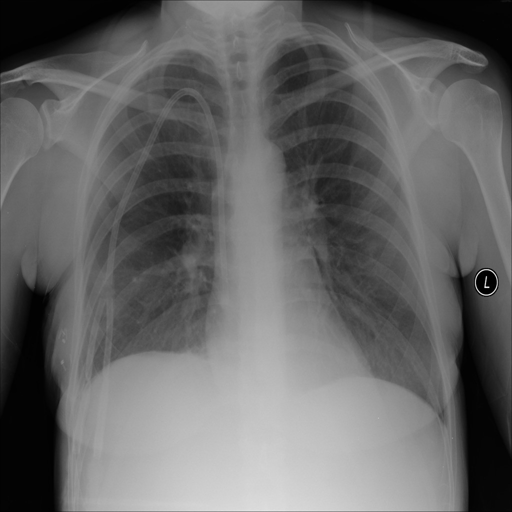
#> input picture test_data/Normal-1.png, 512 x 512 px
$ python -i tb_detect.py   (imports and definitions only)   (older library calls are emulated)
#> lines starting #> are read from the running program, lines starting #| are printed output that depends on the picture; after the words box and inside, x2 and y2 are one past the last pixel; in counts of white or black regions, pixels touching at a corner belong together
# script/tb_detect.py
import os
import cv2
import numpy as np
import joblib
import pandas as pd
from scipy.stats import skew
from skimage import filters, morphology, measure
from skimage.feature import graycomatrix, graycoprops, local_binary_pattern
from scipy.special import expit as sigmoid

# Global config
BASE_DIR = os.path.dirname(os.path.abspath(__file__))

MODEL_PATH = os.path.join(BASE_DIR, "models", "lr_model.pkl")
MASK_OUTPUT_DIR = os.path.join(BASE_DIR, "masks")
ENHANCED_IMAGE_DIR = os.path.join(BASE_DIR, "images")
TMP_MASK_DIR = os.path.join(BASE_DIR, "temp_mask")

# [1 line not run here, left out]


# -------------------------
# LUNG AREA SEGMENTATION
# -------------------------
def segment_lung(image_path, output_prefix):
    img = cv2.imread(image_path)
    gray = cv2.cvtColor(img, cv2.COLOR_BGR2GRAY)

    # Step 1 - Otsu
    thresh_val = filters.threshold_otsu(gray)
    binary = gray > thresh_val
    binary = np.invert(binary)

    # Step 2 - cleaning
    cleaned = morphology.closing(binary, morphology.disk(5))
    cleaned = morphology.opening(cleaned, morphology.disk(3))
    cleaned = morphology.remove_small_objects(cleaned, min_size=500)
    cleaned = morphology.remove_small_holes(cleaned, area_threshold=500)

    # Step 3 - biggest two lung regions
    labels = measure.label(cleaned)
    regions = measure.regionprops(labels)
    regions = sorted(regions, key=lambda r: r.area, reverse=True)[:2]

    lung_mask = np.zeros_like(binary)
    for r in regions:
        lung_mask[labels == r.label] = 1

    # Step 4 - split masks
    total_mask = lung_mask.astype(np.uint8)

    h, w = total_mask.shape
    mid_x = w // 2

    right_mask = np.zeros_like(total_mask); right_mask[:, :mid_x] = total_mask[:, :mid_x]
    left_mask  = np.zeros_like(total_mask); left_mask[:, mid_x:] = total_mask[:, mid_x:]

    ys, xs = np.where(total_mask == 1)
    if len(ys) == 0:
        center_y = h // 2
    else:
        center_y = (ys.max() + ys.min()) // 2

    upper_mask = np.zeros_like(total_mask); upper_mask[:center_y, :] = total_mask[:center_y, :]
    lower_mask = np.zeros_like(total_mask); lower_mask[center_y:, :] = total_mask[center_y:, :]

    # save
    cv2.imwrite(os.path.join(TMP_MASK_DIR, f"{output_prefix}_total.png"), total_mask * 255)
    cv2.imwrite(os.path.join(TMP_MASK_DIR, f"{output_prefix}_left.png"), left_mask * 255)
    cv2.imwrite(os.path.join(TMP_MASK_DIR, f"{output_prefix}_right.png"), right_mask * 255)
    cv2.imwrite(os.path.join(TMP_MASK_DIR, f"{output_prefix}_upper.png"), upper_mask * 255)
    cv2.imwrite(os.path.join(TMP_MASK_DIR, f"{output_prefix}_lower.png"), lower_mask * 255)

    return TMP_MASK_DIR


# -------------------------
# FEATURE EXTRACTION
# -------------------------
def extract_intensity_features(region):
    pixels = region[region > 0]
    if len(pixels) == 0:
        return {"mean": 0, "std": 0, "skew": 0, "p90": 0, "p10": 0}
    return {
        "mean": float(np.mean(pixels)),
        "std": float(np.std(pixels)),
        "skew": float(skew(pixels)),
        "p90": float(np.percentile(pixels, 90)),
        "p10": float(np.percentile(pixels, 10)),
    }


def extract_glcm_features(region):
    region_u8 = cv2.normalize(region, None, 0, 255, cv2.NORM_MINMAX).astype(np.uint8)
    glcm = graycomatrix(region_u8, [1], [0], 256, symmetric=True, normed=True)
    return {
        "glcm_contrast": float(graycoprops(glcm, "contrast")[0, 0]),
        "glcm_homogeneity": float(graycoprops(glcm, "homogeneity")[0, 0]),
        "glcm_energy": float(graycoprops(glcm, "energy")[0, 0]),
        "glcm_correlation": float(graycoprops(glcm, "correlation")[0, 0]),
    }


def extract_lbp_features(region):
    region_u8 = cv2.normalize(region, None, 0, 255, cv2.NORM_MINMAX).astype(np.uint8)
    lbp = local_binary_pattern(region_u8, P=8, R=1, method="uniform")
    hist, _ = np.histogram(lbp, bins=10, range=(0, 10), density=True)
    return {f"lbp_bin_{i}": float(hist[i]) for i in range(10)}


def apply_mask(img, mask):
    if mask is None:
        return np.zeros_like(img)
    return img * ((mask > 0).astype(np.uint8))


def extract_features_single_image(image_path, mask_dir, base_name):
    img = cv2.imread(image_path, cv2.IMREAD_GRAYSCALE)

    masks = {
        "upper": cv2.imread(os.path.join(mask_dir, base_name + "_upper.png"), 0),
        "lower": cv2.imread(os.path.join(mask_dir, base_name + "_lower.png"), 0),
        "left":  cv2.imread(os.path.join(mask_dir, base_name + "_left.png"), 0),
        "right": cv2.imread(os.path.join(mask_dir, base_name + "_right.png"), 0),
        "total": cv2.imread(os.path.join(mask_dir, base_name + "_total.png"), 0)
    }

    features = {}

    for zone, mask in masks.items():
        region = apply_mask(img, mask)
        intens = extract_intensity_features(region)
        glcm = extract_glcm_features(region)
        lbp = extract_lbp_features(region)

        features.update({f"{zone}_{k}": v for k, v in intens.items()})
        features.update({f"{zone}_{k}": v for k, v in glcm.items()})
        features.update({f"{zone}_{k}": v for k, v in lbp.items()})

    # asymmetry (intensity-based)
    features["asym_upper_lower"] = (
        features.get("upper_mean", 0.0) - features.get("lower_mean", 0.0)
    ) / (features.get("upper_mean", 0.0) + features.get("lower_mean", 0.0) + 1e-6)

    features["asym_left_right"] = (
        features.get("left_mean", 0.0) - features.get("right_mean", 0.0)
    ) / (features.get("left_mean", 0.0) + features.get("right_mean", 0.0) + 1e-6)

    return features


# -------------------------
# NEW: CLINICAL SCORING (robust per-image z-scores)
# -------------------------
def _zscores(values):
    """
    Compute z-scores across a small array of values.
    Returns list of z-scores clipped to [-3, 3].
    """
    arr = np.array(values, dtype=np.float32)
    mu = np.nanmean(arr)
    sigma = np.nanstd(arr) + 1e-6
    zs = (arr - mu) / sigma
    zs = np.clip(zs, -3.0, 3.0)
    return zs.tolist()


def compute_clinical_scores(features):
    """
    Returns four clinical subscores:
      - Upper_zone_opacity_score
      - Lower_zone_consolidation_score
      - Miliary_texture_score
      - Left_right_asymmetry_score
    Scoring strategy:
      - use per-image z-scores across zones so scores indicate relative abnormality
      - combine z-scores with domain weights, clip, then map to [0,1] with sigmoid
    """
    # safe getters
    u_mean = float(features.get("upper_mean", 0.0))
    l_mean = float(features.get("lower_mean", 0.0))
    left_mean = float(features.get("left_mean", 0.0))
    right_mean = float(features.get("right_mean", 0.0))

    u_tex = float(features.get("upper_glcm_contrast", 0.0))
    l_tex = float(features.get("lower_glcm_contrast", 0.0))
    left_tex = float(features.get("left_glcm_contrast", 0.0))
    right_tex = float(features.get("right_glcm_contrast", 0.0))
    total_tex = float(features.get("total_glcm_contrast", 0.0))

    u_std = float(features.get("upper_std", 0.0))
    l_std = float(features.get("lower_std", 0.0))
    left_std = float(features.get("left_std", 0.0))
    right_std = float(features.get("right_std", 0.0))
    total_std = float(features.get("total_std", 0.0))

    # LBP total mean (hist sums to 1, so mean is in [0,1])
    lbp_vals = [float(features.get(f"total_lbp_bin_{i}", 0.0)) for i in range(10)]
    lbp_mean = float(np.mean(lbp_vals))

    # 1) compute z-scores across means (upper, lower, left, right)
    mean_z = _zscores([u_mean, l_mean, left_mean, right_mean])
    u_mean_z, l_mean_z, left_mean_z, right_mean_z = mean_z

    # 2) compute z-scores across texture (upper, lower, left, right, total)
    tex_z = _zscores([u_tex, l_tex, left_tex, right_tex, total_tex])
    # find indices: we need u_tex_z, l_tex_z, total_tex_z
    u_tex_z, l_tex_z, left_tex_z, right_tex_z, total_tex_z = tex_z

    # 3) compute z-scores for stds
    std_z = _zscores([u_std, l_std, left_std, right_std, total_std])
    u_std_z, l_std_z, left_std_z, right_std_z, total_std_z = std_z

    # apical dominance = upper_mean_z - lower_mean_z
    apical_z = u_mean_z - l_mean_z

    # Build raw scores (weighted sums of z-scores)
    # Tuning multipliers chosen so typical differences produce raw in [-3, 3]
    raw_upper = 0.9 * u_mean_z + 0.7 * u_tex_z + 0.6 * apical_z
    raw_lower = 0.9 * l_mean_z + 0.7 * l_tex_z - 0.6 * apical_z
    raw_miliary = 0.9 * total_std_z + 0.8 * total_tex_z + 0.6 * (lbp_mean - 0.1)  # lbp_mean offset
    # asymmetry uses relative left-right intensity diff (z)
    asym_lr = (left_mean - right_mean) / ( (left_mean + right_mean) / 2.0 + 1e-6 )
    raw_asym = abs((left_mean_z - right_mean_z)) + 0.5 * abs(asym_lr)

    # clip raw scores to reasonable window before sigmoid
    raw_upper = float(np.clip(raw_upper, -3.0, 3.0))
    raw_lower = float(np.clip(raw_lower, -3.0, 3.0))
    raw_miliary = float(np.clip(raw_miliary, -3.0, 3.0))
    raw_asym = float(np.clip(raw_asym, -3.0, 3.0))

    # map raw -> 0..1 with sigmoid scaled to increase separation
    SCALE = 1.6
    score_upper = float(sigmoid(raw_upper * SCALE))
    score_lower = float(sigmoid(raw_lower * SCALE))
    score_miliary = float(sigmoid(raw_miliary * SCALE))
    score_asym = float(sigmoid(raw_asym * SCALE))

    return {
        "Upper_zone_opacity_score": score_upper,
        "Lower_zone_consolidation_score": score_lower,
        "Miliary_texture_score": score_miliary,
        "Left_right_asymmetry_score": score_asym
    }


# -------------------------
# EXPLANATION
# -------------------------
def generate_explanation(scores, prob_tb):
    """
    Produces a human-readable explanation based on dominant subscore,
    while respecting a strong 'normal' cutoff from the classifier probability.
    """
    u = scores.get("Upper_zone_opacity_score", 0.0)
    l = scores.get("Lower_zone_consolidation_score", 0.0)
    m = scores.get("Miliary_texture_score", 0.0)
    a = scores.get("Left_right_asymmetry_score", 0.0)

    # if classifier says normal strongly, prefer that message
    if prob_tb < 0.20:
        return "Model sangat yakin bahwa paru dalam kondisi normal tanpa indikasi tuberkulosis."

    # if none strong
    if max(u, l, m, a) < 0.55:
        return "Tidak terdapat pola radiologis dominan yang mengarah kuat ke tuberkulosis."

    # dominant explanation by highest subscore
    max_key = max(scores, key=scores.get)
    if max_key == "Upper_zone_opacity_score":
        return "Terdapat peningkatan opasitas dan tekstur kasar pada zona atas paru, konsisten dengan TB post-primary."
    if max_key == "Lower_zone_consolidation_score":
        return "Pola konsolidasi pada zona bawah paru dapat mengarah ke TB primer atau infeksi bakteri lainnya."
    if max_key == "Miliary_texture_score":
        return "Tekstur paru difus / granular terdeteksi — pola yang dapat sesuai dengan miliary tuberculosis."
    if max_key == "Left_right_asymmetry_score":
        return "Terdapat asimetri signifikan antara paru kiri dan kanan, mengarah ke infiltrat unilateral."

    return "Temuan radiologis tidak spesifik; pertimbangkan evaluasi klinis lanjutan."


# -------------------------
# PREDICTION FUNCTION
# -------------------------
def predict_tb(image_path):
    # 1. Segment lung → generate masks
    base_name = os.path.splitext(os.path.basename(image_path))[0]
    mask_dir = segment_lung(image_path, base_name)
#> in segment_lung, img is the input picture: shape (512, 512, 3); min 0, max 237, mean 102.4
#> in segment_lung, `thresh_val = filters.threshold_otsu(gray)`: thresh_val = 98
#> in segment_lung, `binary = gray > thresh_val`:
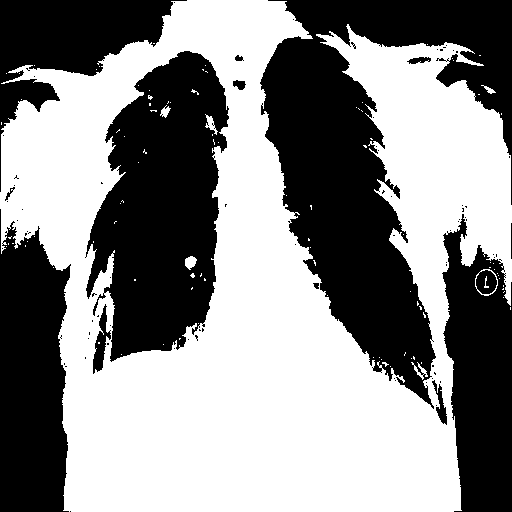
#> binary: shape (512, 512) bool; 54.5% white; 85 black regions (72 under 20 px), largest, box (x1, y1, x2, y2) and area: (260, 0, 512, 409) 44129, (85, 51, 229, 362) 29559, (0, 209, 71, 512) 17103
#> in segment_lung, `cleaned = morphology.closing(binary, morphology.disk(5))`: cleaned: shape (512, 512) bool; 47.6% white; 15 white regions (8 under 20 px), largest, box (x1, y1, x2, y2) and area: (260, 0, 512, 512) 62623, (85, 51, 229, 374) 31943, (0, 209, 71, 512) 17508
#> in segment_lung, `cleaned = morphology.opening(cleaned, morphology.disk(3))`: cleaned: shape (512, 512) bool; 47.2% white; 6 white regions, box (x1, y1, x2, y2) and area: (260, 0, 512, 512) 62214, (86, 51, 229, 372) 31840, (0, 224, 70, 512) 17435, (0, 0, 176, 135) 12198, (233, 80, 246, 90) 82, (4, 189, 11, 197) 36
#> in segment_lung, `cleaned = morphology.remove_small_objects(cleaned, min_size=500)`: cleaned: shape (512, 512) bool; 47.2% white; 4 white regions, box (x1, y1, x2, y2) and area: (260, 0, 512, 512) 62214, (86, 51, 229, 372) 31840, (0, 224, 70, 512) 17435, (0, 0, 176, 135) 12198
#> in segment_lung, `cleaned = morphology.remove_small_holes(cleaned, area_threshold=500)`: cleaned: shape (512, 512) bool; 47.3% white; 4 white regions
#> in segment_lung, `labels = measure.label(cleaned)`:
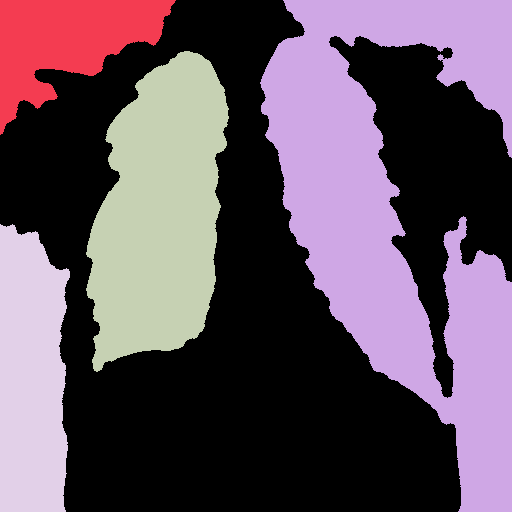
#> labels: shape (512, 512) int32; 5 distinct labels, from 0 to 4; one colour per label, 0 black
#> in segment_lung, `regions = measure.regionprops(labels)`: regions = 4 regions; box (x1, y1, x2, y2) and area: (260, 0, 512, 512) 62214, (86, 51, 229, 372) 32183, (0, 224, 70, 512) 17435, (0, 0, 176, 135) 12198
#> in segment_lung, `regions = sorted(regions, key=lambda r: r.area, reverse=True)[:2]`: regions = 2 regions; box (x1, y1, x2, y2) and area: (260, 0, 512, 512) 62214, (86, 51, 229, 372) 32183
#> the loop in segment_lung, `for r in regions:` made 2 passes
#> after the loop in segment_lung, `for r in regions:`: lung_mask: shape (512, 512) bool; 36% white; 2 white regions, box (x1, y1, x2, y2) and area: (260, 0, 512, 512) 62214, (86, 51, 229, 372) 32183
#> in segment_lung, `right_mask[:, :mid_x] = total_mask[:, :mid_x]`: right_mask: shape (512, 512); values 0 (black) and 1 (white), 12.3% white; 1 white region, box (x1, y1, x2, y2) and area: (86, 51, 229, 372) 32183
#> in segment_lung, `left_mask[:, mid_x:] = total_mask[:, mid_x:]`:
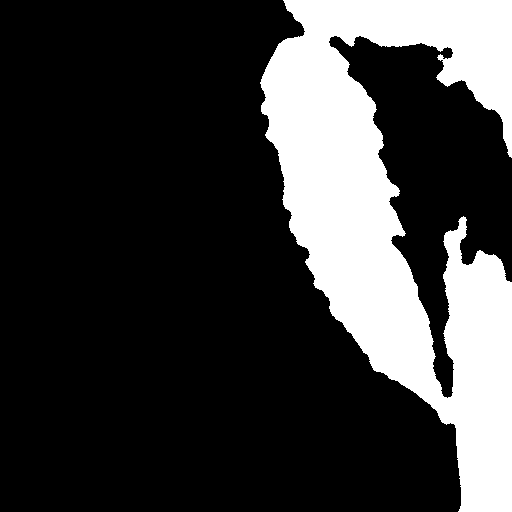
#> left_mask: shape (512, 512); values 0 (black) and 1 (white), 23.7% white; 1 white region, box (x1, y1, x2, y2) and area: (260, 0, 512, 512) 62214
#> in segment_lung, `center_y = (ys.max() + ys.min()) // 2`: center_y = 255
#> in segment_lung, `upper_mask[:center_y, :] = total_mask[:center_y, :]`: upper_mask: shape (512, 512); values 0 (black) and 1 (white), 21.5% white; 5 white regions (1 under 20 px), largest, box (x1, y1, x2, y2) and area: (260, 0, 512, 255) 34982, (86, 51, 229, 255) 20826, (443, 216, 467, 255) 525, (476, 250, 488, 255) 36
#> in segment_lung, `lower_mask[center_y:, :] = total_mask[center_y:, :]`:
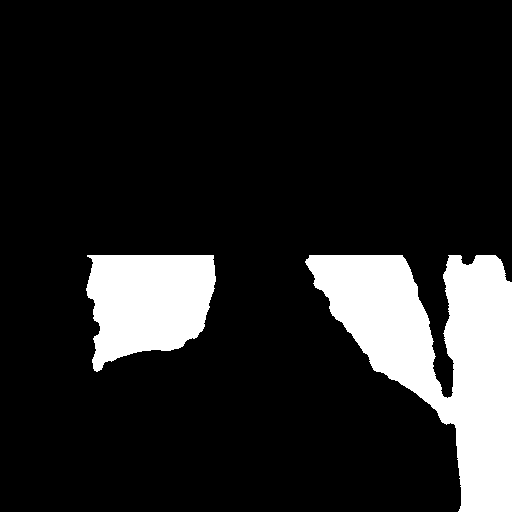
#> lower_mask: shape (512, 512); values 0 (black) and 1 (white), 14.5% white; 2 white regions, box (x1, y1, x2, y2) and area: (305, 255, 512, 512) 26670, (86, 255, 216, 372) 11357

    # 2. Load model bundle
    bundle = joblib.load(MODEL_PATH)
#> (reads web-ui/script/models/lr_model.pkl from the repository)
    model = bundle["model"]
    scaler = bundle["scaler"]
    feature_names = bundle["feature_names"]

    # 3. Extract features
    features = extract_features_single_image(image_path, mask_dir, base_name)
#> the loop in extract_features_single_image, `for zone, mask in masks.items():` made 5 passes
#> pass 1, in extract_glcm_features, `region_u8 = cv2.normalize(region, None, 0, 255, cv2.NORM_MINMAX).astyp..`:
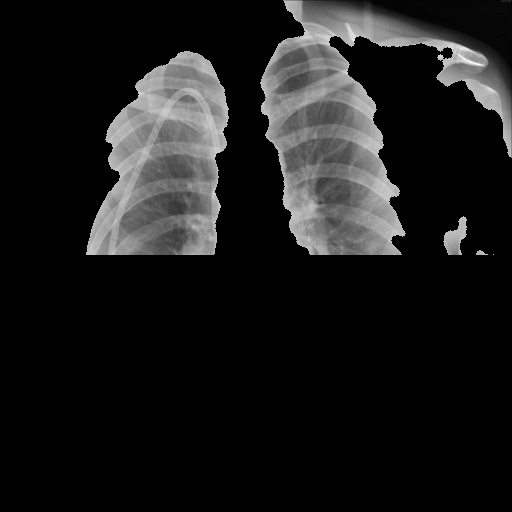
#> region_u8: shape (512, 512); min 0, max 255, mean 26.7
#> pass 1, in extract_lbp_features, `lbp = local_binary_pattern(region_u8, P=8, R=1, method="uniform")`:
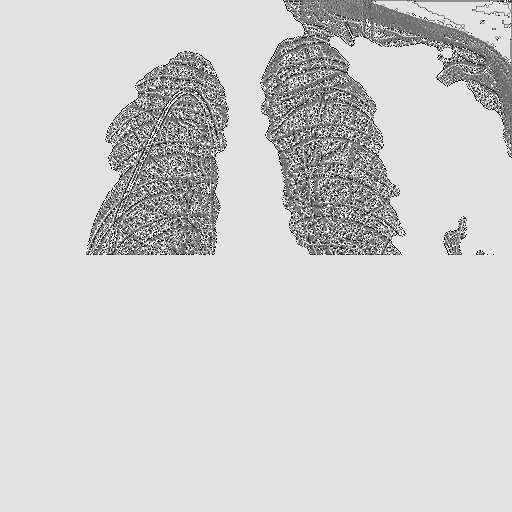
#> lbp: shape (512, 512) float64; min 0, max 9, mean 7.36; drawn with min black and max white
#> after the loop in extract_features_single_image, `for zone, mask in masks.items():`:
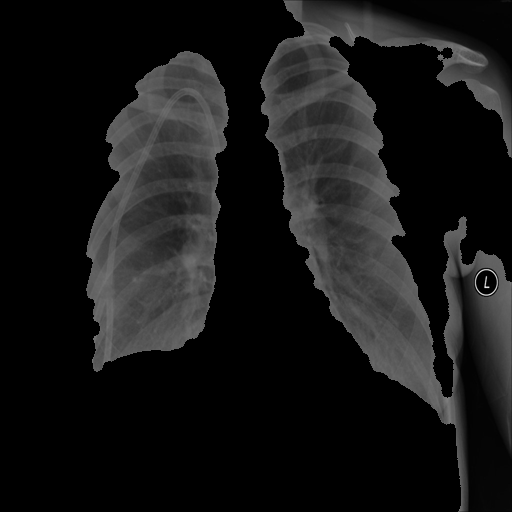
#> region: shape (512, 512); min 0, max 237, mean 23.4
#> after the loop in extract_features_single_image, `for zone, mask in masks.items():`: features = 95 items
#> features = 97 items

    # 4. Convert to vector (respect feature_names from training)
    vector_df = pd.DataFrame([features], columns=feature_names)
#> vector_df = table of 1 rows and 97 columns
    scaled = scaler.transform(vector_df)

    # 5. Prediction
    prob_tb = model.predict_proba(scaled)[0][1]
#> prob_tb = 2.46e-07
    prob_normal = 1.0 - prob_tb
#> prob_normal = 1

    # 6. Clinical scoring + explanation
    clinical = compute_clinical_scores(features)
#> in compute_clinical_scores, `u_mean = float(features.get("upper_mean", 0.0))`: u_mean = 64.73
#> in compute_clinical_scores, `l_mean = float(features.get("lower_mean", 0.0))`: l_mean = 65.65
#> in compute_clinical_scores, `left_mean = float(features.get("left_mean", 0.0))`: left_mean = 59.19
#> in compute_clinical_scores, `right_mean = float(features.get("right_mean", 0.0))`: right_mean = 76.49
#> in compute_clinical_scores, `u_tex = float(features.get("upper_glcm_contrast", 0.0))`: u_tex = 167.1
#> in compute_clinical_scores, `l_tex = float(features.get("lower_glcm_contrast", 0.0))`: l_tex = 50.37
#> in compute_clinical_scores, `left_tex = float(features.get("left_glcm_contrast", 0.0))`: left_tex = 73.87
#> in compute_clinical_scores, `right_tex = float(features.get("right_glcm_contrast", 0.0))`: right_tex = 119.3
#> in compute_clinical_scores, `total_tex = float(features.get("total_glcm_contrast", 0.0))`: total_tex = 102.9
#> in compute_clinical_scores, `u_std = float(features.get("upper_std", 0.0))`: u_std = 26.19
#> in compute_clinical_scores, `l_std = float(features.get("lower_std", 0.0))`: l_std = 32.22
#> in compute_clinical_scores, `left_std = float(features.get("left_std", 0.0))`: left_std = 31.74
#> in compute_clinical_scores, `right_std = float(features.get("right_std", 0.0))`: right_std = 16.84
#> in compute_clinical_scores, `total_std = float(features.get("total_std", 0.0))`: total_std = 28.76
#> in compute_clinical_scores, `lbp_vals = [float(features.get(f"total_lbp_bin_{i}", 0.0)) for i in ra..`: lbp_vals = [0.0112, 0.0194, 0.0136, 0.0367, 0.0788, 0.0639, 0.0292, 0.0221, 0.69, 0.0355]
#> in compute_clinical_scores, `lbp_mean = float(np.mean(lbp_vals))`: lbp_mean = 0.1
#> in compute_clinical_scores, `mean_z = _zscores([u_mean, l_mean, left_mean, right_mean])`: mean_z = [-0.285, -0.137, -1.17, 1.59]
#> in compute_clinical_scores, `u_mean_z, l_mean_z, left_mean_z, right_mean_z = mean_z`: u_mean_z = -0.285; l_mean_z = -0.137; left_mean_z = -1.17; right_mean_z = 1.59
#> in compute_clinical_scores, `tex_z = _zscores([u_tex, l_tex, left_tex, right_tex, total_tex])`: tex_z = [1.61, -1.31, -0.721, 0.416, 0.00413]
#> in compute_clinical_scores, `u_tex_z, l_tex_z, left_tex_z, right_tex_z, total_tex_z = tex_z`: u_tex_z = 1.61; l_tex_z = -1.31; left_tex_z = -0.721; right_tex_z = 0.416; total_tex_z = 0.00413
#> in compute_clinical_scores, `std_z = _zscores([u_std, l_std, left_std, right_std, total_std])`: std_z = [-0.172, 0.906, 0.82, -1.84, 0.288]
#> in compute_clinical_scores, `u_std_z, l_std_z, left_std_z, right_std_z, total_std_z = std_z`: u_std_z = -0.172; l_std_z = 0.906; left_std_z = 0.82; right_std_z = -1.84; total_std_z = 0.288
#> in compute_clinical_scores, `apical_z = u_mean_z - l_mean_z`: apical_z = -0.148
#> in compute_clinical_scores, `raw_upper = 0.9 * u_mean_z + 0.7 * u_tex_z + 0.6 * apical_z`: raw_upper = 0.782
#> in compute_clinical_scores, `raw_lower = 0.9 * l_mean_z + 0.7 * l_tex_z - 0.6 * apical_z`: raw_lower = -0.951
#> in compute_clinical_scores, `raw_miliary = 0.9 * total_std_z + 0.8 * total_tex_z + 0.6 * (lbp_mean ..`: raw_miliary = 0.263
#> in compute_clinical_scores, `asym_lr = (left_mean - right_mean) / ( (left_mean + right_mean) / 2.0 ..`: asym_lr = -0.255
#> in compute_clinical_scores, `raw_asym = abs((left_mean_z - right_mean_z)) + 0.5 * abs(asym_lr)`: raw_asym = 2.89
#> in compute_clinical_scores, `score_upper = float(sigmoid(raw_upper * SCALE))`: score_upper = 0.778
#> in compute_clinical_scores, `score_lower = float(sigmoid(raw_lower * SCALE))`: score_lower = 0.179
#> in compute_clinical_scores, `score_miliary = float(sigmoid(raw_miliary * SCALE))`: score_miliary = 0.604
#> in compute_clinical_scores, `score_asym = float(sigmoid(raw_asym * SCALE))`: score_asym = 0.99
#> clinical = {'Upper_zone_opacity_score': 0.778, 'Lower_zone_consolidation_score': 0.179, 'Miliary_texture_score': 0.604, 'Left_right_asymmetry_score': 0.99}
    explanation = generate_explanation(clinical, float(prob_tb))
#> in generate_explanation, `u = scores.get("Upper_zone_opacity_score", 0.0)`: u = 0.778
#> in generate_explanation, `l = scores.get("Lower_zone_consolidation_score", 0.0)`: l = 0.179
#> in generate_explanation, `m = scores.get("Miliary_texture_score", 0.0)`: m = 0.604
#> in generate_explanation, `a = scores.get("Left_right_asymmetry_score", 0.0)`: a = 0.99

    return {
        "image": image_path,
        "probability_TB": float(prob_tb),
        "probability_Normal": float(prob_normal),
        "clinical_groups": clinical,
        "explanation": explanation,
    }

>>> result = predict_tb('../../test_data/Normal-1.png')
#> result = 5 items
